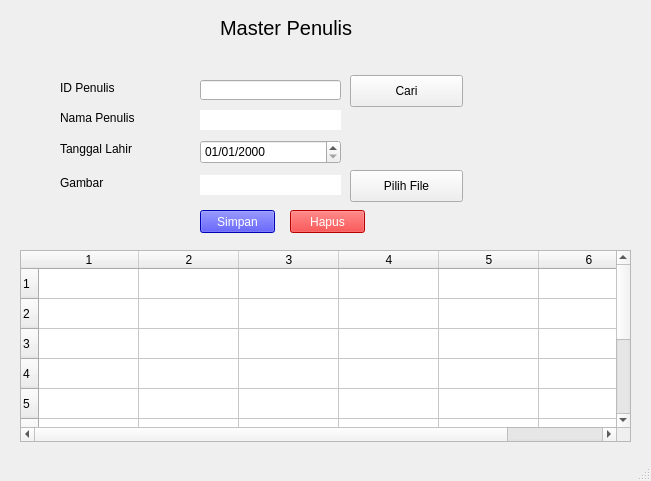
<?xml version="1.0" encoding="UTF-8"?>
<ui version="4.0">
 <class>MainWindow</class>
 <widget class="QMainWindow" name="MainWindow">
  <property name="geometry">
   <rect>
    <x>0</x>
    <y>0</y>
    <width>651</width>
    <height>481</height>
   </rect>
  </property>
  <property name="windowTitle">
   <string>Aplikasi Perpustakaan - Master Penulis</string>
  </property>
  <widget class="QWidget" name="centralwidget">
   <widget class="QLabel" name="label">
    <property name="geometry">
     <rect>
      <x>220</x>
      <y>20</y>
      <width>151</width>
      <height>16</height>
     </rect>
    </property>
    <property name="font">
     <font>
      <pointsize>15</pointsize>
     </font>
    </property>
    <property name="text">
     <string>Master Penulis</string>
    </property>
   </widget>
   <widget class="QLabel" name="label_2">
    <property name="geometry">
     <rect>
      <x>60</x>
      <y>80</y>
      <width>71</width>
      <height>16</height>
     </rect>
    </property>
    <property name="text">
     <string>ID Penulis</string>
    </property>
   </widget>
   <widget class="QLineEdit" name="txtId">
    <property name="geometry">
     <rect>
      <x>200</x>
      <y>80</y>
      <width>141</width>
      <height>20</height>
     </rect>
    </property>
   </widget>
   <widget class="QLabel" name="label_3">
    <property name="geometry">
     <rect>
      <x>60</x>
      <y>110</y>
      <width>91</width>
      <height>16</height>
     </rect>
    </property>
    <property name="text">
     <string>Nama Penulis</string>
    </property>
   </widget>
   <widget class="QLineEdit" name="txtName">
    <property name="geometry">
     <rect>
      <x>200</x>
      <y>110</y>
      <width>141</width>
      <height>20</height>
     </rect>
    </property>
    <property name="frame">
     <bool>false</bool>
    </property>
    <property name="echoMode">
     <enum>QLineEdit::Normal</enum>
    </property>
    <property name="readOnly">
     <bool>false</bool>
    </property>
   </widget>
   <widget class="QPushButton" name="btnSimpan">
    <property name="geometry">
     <rect>
      <x>200</x>
      <y>210</y>
      <width>75</width>
      <height>23</height>
     </rect>
    </property>
    <property name="styleSheet">
     <string notr="true">#btnSimpan{
	color: rgb(255, 255, 255);
	background-color: rgb(0, 0, 255);
}</string>
    </property>
    <property name="text">
     <string>Simpan</string>
    </property>
   </widget>
   <widget class="QTableWidget" name="gridMasterPengguna">
    <property name="geometry">
     <rect>
      <x>20</x>
      <y>250</y>
      <width>611</width>
      <height>192</height>
     </rect>
    </property>
    <property name="rowCount">
     <number>10</number>
    </property>
    <property name="columnCount">
     <number>6</number>
    </property>
    <row/>
    <row/>
    <row/>
    <row/>
    <row/>
    <row/>
    <row/>
    <row/>
    <row/>
    <row/>
    <column/>
    <column/>
    <column/>
    <column/>
    <column/>
    <column/>
   </widget>
   <widget class="QPushButton" name="btnHapus">
    <property name="geometry">
     <rect>
      <x>290</x>
      <y>210</y>
      <width>75</width>
      <height>23</height>
     </rect>
    </property>
    <property name="styleSheet">
     <string notr="true">#btnHapus{
	color: rgb(255, 255, 255);
	background-color: rgb(255, 0, 0);
}
</string>
    </property>
    <property name="text">
     <string>Hapus</string>
    </property>
   </widget>
   <widget class="QLabel" name="label_4">
    <property name="geometry">
     <rect>
      <x>60</x>
      <y>141</y>
      <width>131</width>
      <height>16</height>
     </rect>
    </property>
    <property name="text">
     <string>Tanggal Lahir</string>
    </property>
   </widget>
   <widget class="QPushButton" name="btnCari">
    <property name="geometry">
     <rect>
      <x>350</x>
      <y>75</y>
      <width>113</width>
      <height>32</height>
     </rect>
    </property>
    <property name="text">
     <string>Cari</string>
    </property>
   </widget>
   <widget class="QLineEdit" name="txtPicture">
    <property name="geometry">
     <rect>
      <x>200</x>
      <y>175</y>
      <width>141</width>
      <height>20</height>
     </rect>
    </property>
    <property name="frame">
     <bool>false</bool>
    </property>
    <property name="echoMode">
     <enum>QLineEdit::Normal</enum>
    </property>
    <property name="readOnly">
     <bool>true</bool>
    </property>
   </widget>
   <widget class="QLabel" name="label_8">
    <property name="geometry">
     <rect>
      <x>60</x>
      <y>175</y>
      <width>131</width>
      <height>16</height>
     </rect>
    </property>
    <property name="text">
     <string>Gambar</string>
    </property>
   </widget>
   <widget class="QLabel" name="thumbnail">
    <property name="geometry">
     <rect>
      <x>480</x>
      <y>80</y>
      <width>131</width>
      <height>151</height>
     </rect>
    </property>
    <property name="text">
     <string/>
    </property>
    <property name="scaledContents">
     <bool>true</bool>
    </property>
    <property name="alignment">
     <set>Qt::AlignCenter</set>
    </property>
   </widget>
   <widget class="QPushButton" name="btnFileUpload">
    <property name="geometry">
     <rect>
      <x>350</x>
      <y>170</y>
      <width>113</width>
      <height>32</height>
     </rect>
    </property>
    <property name="text">
     <string>Pilih File</string>
    </property>
   </widget>
   <widget class="QDateEdit" name="dateEditBirthDate">
    <property name="geometry">
     <rect>
      <x>200</x>
      <y>140</y>
      <width>141</width>
      <height>24</height>
     </rect>
    </property>
    <property name="displayFormat">
     <string>dd/MM/yyyy</string>
    </property>
   </widget>
  </widget>
  <widget class="QStatusBar" name="statusbar"/>
 </widget>
 <resources/>
 <connections/>
</ui>
